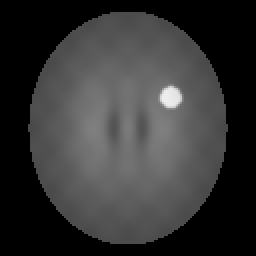
#> input picture sample_data/sample_B.png, 128 x 128 px (shown 2 times larger)
$ python -i preprocessing.py   (imports and definitions only)
#> lines starting #> are read from the running program, lines starting #| are printed output that depends on the picture; after the words box and inside, x2 and y2 are one past the last pixel; in counts of white or black regions, pixels touching at a corner belong together
import cv2
import numpy as np
from scipy.ndimage import binary_fill_holes
from skimage.morphology import disk, opening, closing, dilation, remove_small_objects
from skimage.measure import label, regionprops
from config import IMAGE_SIZE, DEFAULT_NORM_METHOD


def extract_brain_mask(image):
    """Robust anatomical brain mask extraction (skull stripping heuristic).

    Disconnects skull/dura using morphological filtering, extracts the largest
    central brain tissue component, and fills internal holes (e.g. ventricles).
    """
    x = np.asarray(image, dtype=np.float32)
    if x.ndim != 2 or x.size == 0 or not np.isfinite(x).all():
        return np.zeros_like(x, dtype=bool)

    lo, hi = float(x.min()), float(x.max())
    if hi - lo < 1e-6:
        return np.zeros_like(x, dtype=bool)

    # Initial head/tissue thresholding
    norm = (x - lo) / (hi - lo)
    initial_fg = norm > 0.05
    if not initial_fg.any():
        return np.zeros_like(x, dtype=bool)

    # Morphological opening to disconnect thin dura/skull connections
    opened = opening(initial_fg, footprint=disk(2))
    cleaned = remove_small_objects(opened, min_size=30)
    filled = binary_fill_holes(cleaned)

    # Extract largest component
    labeled = label(filled)
    props = regionprops(labeled)
    if not props:
        # Fallback to standard foreground heuristic
        return binary_fill_holes(norm > 0.03)

    largest = max(props, key=lambda p: p.area)
    mask = labeled == largest.label

    # Fill internal cavities (ventricles, sulci)
    mask = binary_fill_holes(mask)

    # Mild dilation to recover cortical boundary while excluding skull
    mask = dilation(mask, footprint=disk(1))
    return mask.astype(bool)


def normalize(image, mask=None, method=DEFAULT_NORM_METHOD):
    """Normalize MRI intensities within the brain mask.

    Methods:
    - 'percentile': robust to bright skull/outliers using 1st & 99th percentiles within brain
    - 'zscore': standardized (x - mean)/std mapped smoothly to [0, 1]
    - 'minmax': standard linear min-max across the image (sensitive to outliers)
    """
    x = np.asarray(image, dtype=np.float32)
    if x.size == 0 or not np.isfinite(x).all():
        raise ValueError("Image must contain finite, nonempty pixel data.")

    if mask is None:
        mask = extract_brain_mask(x) if method in ("percentile", "zscore") else None

    if method == "percentile" and mask is not None and mask.any():
        brain_pixels = x[mask]
        p_lo, p_hi = np.percentile(brain_pixels, [1.0, 99.0])
        if p_hi - p_lo < 1e-6:
            normed = np.zeros_like(x)
        else:
            normed = np.clip((x - p_lo) / (p_hi - p_lo), 0.0, 1.0)
            normed[~mask] = 0.0
        return normed.astype(np.float32)

    elif method == "zscore" and mask is not None and mask.any():
        brain_pixels = x[mask]
        mean = float(brain_pixels.mean())
        std = float(brain_pixels.std())
        if std < 1e-6:
            normed = np.zeros_like(x)
        else:
            # Map +/- 3 standard deviations to [0, 1]
            z = (x - mean) / std
            normed = np.clip((z + 3.0) / 6.0, 0.0, 1.0)
            normed[~mask] = 0.0
        return normed.astype(np.float32)

    # Fallback / Min-max
    lo, hi = float(x.min()), float(x.max())
    if hi - lo < 1e-8:
        return np.zeros_like(x)
    return ((x - lo) / (hi - lo)).astype(np.float32)


def grayscale(image):
    x = np.asarray(image)
    if x.ndim == 3 and x.shape[-1] in (3, 4):
        x = x[..., :3].astype(np.float32) @ np.array([0.299, 0.587, 0.114], np.float32)
    if x.ndim != 2 or min(x.shape) < 2:
        raise ValueError("Select a 2D grayscale or RGB image with at least 2 pixels per dimension.")
    return x


def resize_image(image, size=IMAGE_SIZE):
    """Aspect-preserving resize, centered on a zero-padded square canvas."""
    x = grayscale(image)
    h, w = x.shape
    scale = size / max(h, w)
    nh, nw = max(1, round(h * scale)), max(1, round(w * scale))
    resized = cv2.resize(x.astype(np.float32), (nw, nh), interpolation=cv2.INTER_AREA if scale < 1 else cv2.INTER_LINEAR)
    canvas = np.zeros((size, size), np.float32)
    y, z = (size - nh) // 2, (size - nw) // 2
    canvas[y:y + nh, z:z + nw] = resized
    return canvas


def preprocess(image, size=IMAGE_SIZE, norm_method=DEFAULT_NORM_METHOD, return_mask=False):
    """Preprocess image: aspect-preserving resize, robust brain normalization, and smoothing."""
    resized_raw = resize_image(grayscale(image), size=size)
    mask = extract_brain_mask(resized_raw)
    normalized = normalize(resized_raw, mask=mask, method=norm_method)
    processed = cv2.GaussianBlur(normalized, (3, 3), 0.55)
    processed = np.clip(processed, 0, 1).astype(np.float32)
    if return_mask:
        return normalized, processed, mask
    return normalized, processed

>>> import cv2
>>> picture = cv2.imread('../sample_data/sample_B.png')
#> picture is the input picture: shape (128, 128, 3); min 0, max 237, mean 52.4
>>> result = preprocess(picture)
#> in extract_brain_mask, `lo, hi = float(x.min()), float(x.max())`: lo = 0; hi = 237
#> in extract_brain_mask, `initial_fg = norm > 0.05`:
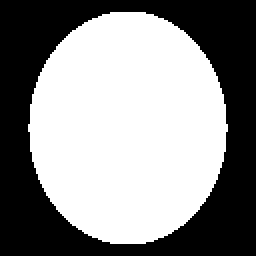
#> initial_fg: shape (128, 128) bool (shown 2 times larger); 55.5% white; 1 black region, box (x1, y1, x2, y2) and area: (0, 0, 128, 128) 7296
#> in extract_brain_mask, `labeled = label(filled)`: labeled: shape (128, 128) int32; values 0 (black) and 1 (white), 55.5% white; 1 black region
#> in extract_brain_mask, `props = regionprops(labeled)`: props = 1 regions; box (x1, y1, x2, y2) and area: (14, 6, 114, 122) 9088
#> in extract_brain_mask, `mask = dilation(mask, footprint=disk(1))`:
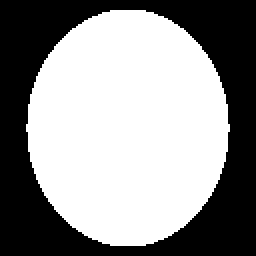
#> mask: shape (128, 128) bool (shown 2 times larger); 57.3% white; 1 black region, box (x1, y1, x2, y2) and area: (0, 0, 128, 128) 6988
#> in normalize, `brain_pixels = x[mask]`: brain_pixels = 9396 values, max 237 at index 3071, min 0 at index 0, mean 91.36
#> in normalize, `p_lo, p_hi = np.percentile(brain_pixels, [1.0, 99.0])`: p_lo = 0; p_hi = 151.1
#> in normalize, `normed = np.clip((x - p_lo) / (p_hi - p_lo), 0.0, 1.0)`:
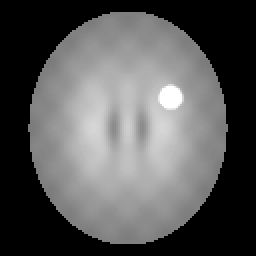
#> normed: shape (128, 128) float32 (shown 2 times larger); min 0, max 1, mean 0.344
